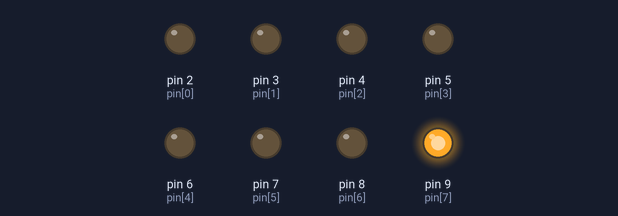
A sketch run on a simulated Arduino Uno, built with avr-gcc and run on an emulated ATmega328P. Parts: output pins drawn as LEDs (lit = HIGH).

Above: at 0.2 s.
At 1.2 s:
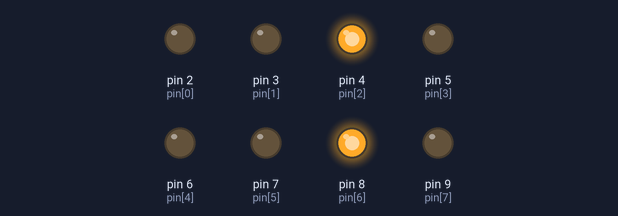
At 2.2 s:
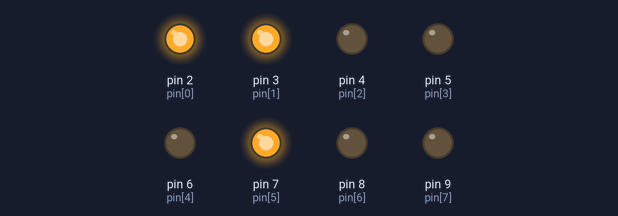
At 4.7 s:
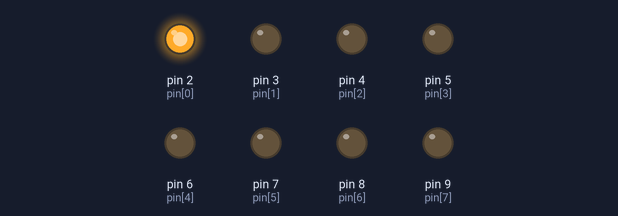
At 7.2 s:
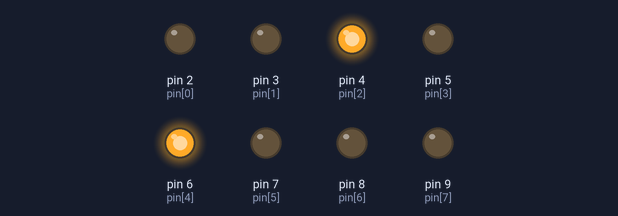
At 9.7 s:
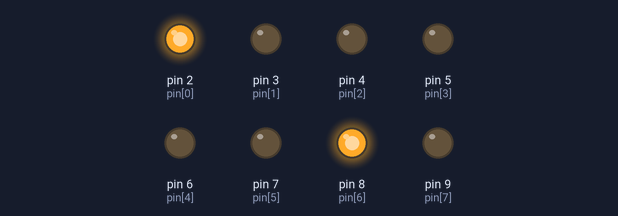
Timing chart, 0 to 10.4 s (numbered marks = the images above):
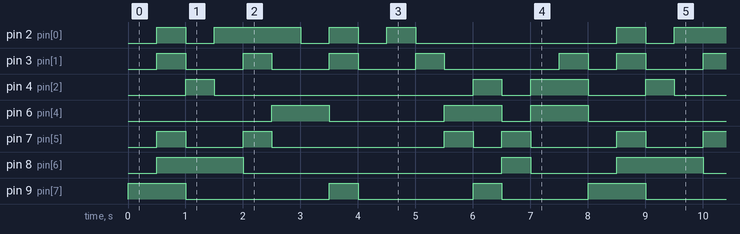

Measured:
- by itself, pin 2 (pin[0]): repeats every 8.0 s: LOW 0.50 s, HIGH 1.5 s, 2 × (LOW 0.50 s, HIGH 0.50 s), LOW 3.5 s, HIGH 0.50 s
- by itself, pin 3 (pin[1]): repeats every 8.0 s: 3 × (LOW 1.0 s, HIGH 0.50 s), LOW 2.0 s, HIGH 0.50 s, LOW 0.50 s, HIGH 0.50 s
- by itself, pin 4 (pin[2]): repeats every 8.0 s: LOW 4.5 s, HIGH 0.50 s, LOW 0.50 s, HIGH 1.0 s, LOW 1.0 s, HIGH 0.50 s
- by itself, pin 6 (pin[4]): repeats every 8.0 s: LOW 2.0 s, HIGH 1.0 s, LOW 0.50 s, HIGH 1.0 s, LOW 2.5 s, HIGH 1.0 s
- by itself, pin 7 (pin[5]): repeats every 8.0 s: LOW 1.0 s, HIGH 0.50 s, LOW 3.0 s, HIGH 0.50 s, LOW 0.50 s, HIGH 0.50 s, LOW 1.5 s, HIGH 0.50 s
- by itself, pin 8 (pin[6]): repeats every 8.0 s: LOW 4.5 s, HIGH 0.50 s, LOW 1.5 s, HIGH 1.5 s
- by itself, pin 9 (pin[7]): repeats every 8.0 s: LOW 2.5 s, HIGH 0.50 s, LOW 2.0 s, HIGH 0.50 s, LOW 1.5 s, HIGH 1.0 s

The sketch:

seven_segment_2.ino
```cpp
byte pin[] = {2, 3, 4, 5, 6, 7, 8, 9};//arduino pin array
          //  e  d  c  dp b  a  f  g
int number[16][8] = {
  {0, 0, 0, 0, 0, 0, 0, 1},//0
  {1, 1, 0, 0, 0, 1, 1, 1},//1
  {0, 0, 1, 0, 0, 0, 1, 0},//2
  {1, 0, 0, 0, 0, 0, 1, 0},//3
  {1, 1, 0, 0, 0, 1, 0, 0},//4
  {1, 0, 0, 0, 1, 0, 0, 0},//5
  {0, 0, 0, 0, 1, 0, 0, 0},//6
  {1, 1, 0, 0, 0, 0, 0, 1},//7
  {0, 0, 0, 0, 0, 0, 0, 0},//8
  {1, 0, 0, 0, 0, 0, 0, 0},//9
  {0, 1, 0, 0, 0, 0, 0, 0},//a
  {0, 0, 0, 0, 1, 1, 0, 0},//b
  {0, 0, 1, 0, 1, 0, 0, 1},//c
  {0, 0, 0, 0, 0, 1, 1, 0},//d
  {0, 0, 1, 0, 1, 0, 0, 0},//e
  {0, 1, 1, 0, 1, 0, 0, 0}//f
};

void setup() {
  for (byte a = 0; a < 8; a++) {
    pinMode(pin[a], OUTPUT);
  }
}

void loop() {
  for (int a = 0; a < 16; a++) {
    for (int b = 0; b < 8; b++) {
      digitalWrite(pin[b], number[a][b]);
    }
    delay(500);//delay
  }
}
```
